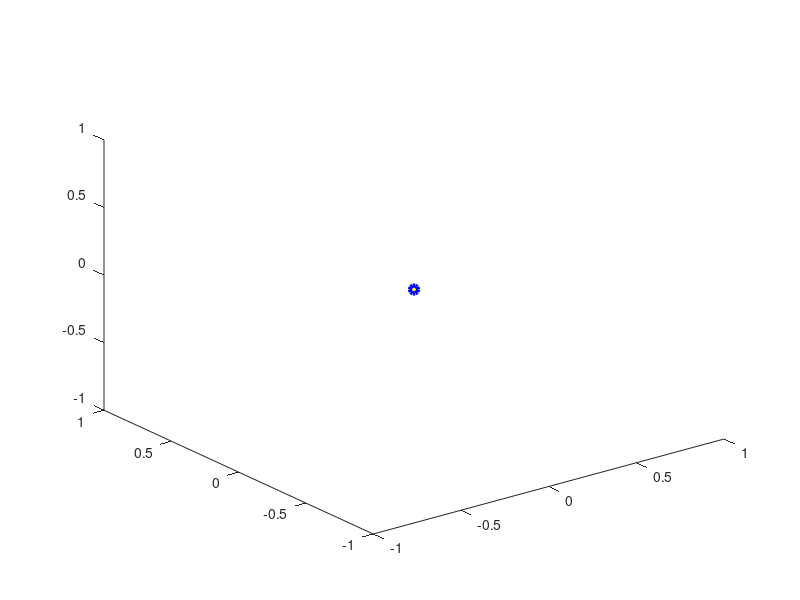

The MATLAB source for this figure: (Note: this script raises an error after producing the figure.)
clc;
clear;
close all;

DH_alpha = [-90, 0, 90, -90, 90, 0];
DH_a = [0, 431.8, -20.32, 0, 0, 0];
DH_d = [671.83, 139.7, 0, 431.8, 0, 56.5];

num_steps = 350;
q1_path = linspace(-160, 160, num_steps);
q2_path = linspace(-100, 30, num_steps);
q3_path = linspace(10, 150, num_steps) .* cos(linspace(0, 3*pi, num_steps));
q4_path = zeros(1, num_steps);
q5_path = zeros(1, num_steps);
q6_path = zeros(1, num_steps);

fig = figure('Name', 'Robotic Arm Simulation', 'Color', 'white');
view(3);
grid on;
axis equal;
xlim([-1000 1000]);
ylim([-1000 1000]);
zlim([0 1500]);
xlabel('X Coordinate (mm)');
ylabel('Y Coordinate (mm)');
zlabel('Z Coordinate (mm)');
title('PUMA 560: Real-time Workspace Tracking');

handle_arm = plot3(0, 0, 0, '-o', 'LineWidth', 3, 'MarkerSize', 6, 'MarkerFaceColor', 'y', 'Color', 'b');
handle_trace = animatedline('Color', 'r', 'LineWidth', 1.5, 'Marker', '.');

for k = 1:num_steps
    theta_current = [q1_path(k), q2_path(k), q3_path(k), q4_path(k), q5_path(k), q6_path(k)];
    T_mat = eye(4);
    joints_coords = zeros(7, 3);
    
    for i = 1:6
        ct = cosd(theta_current(i));
        st = sind(theta_current(i));
        ca = cosd(DH_alpha(i));
        sa = sind(DH_alpha(i));
        a_i = DH_a(i);
        d_i = DH_d(i);
        
        A_matrix = [ct, -st*ca, st*sa, a_i*ct; st, ct*ca, -ct*sa, a_i*st; 0, sa, ca, d_i; 0, 0, 0, 1];
        T_mat = T_mat * A_matrix;
        joints_coords(i+1, :) = T_mat(1:3, 4)';
    end
    
    set(handle_arm, 'XData', joints_coords(:, 1), 'YData', joints_coords(:, 2), 'ZData', joints_coords(:, 3));
    addpoints(handle_trace, joints_coords(7, 1), joints_coords(7, 2), joints_coords(7, 3));
    drawnow;
end
